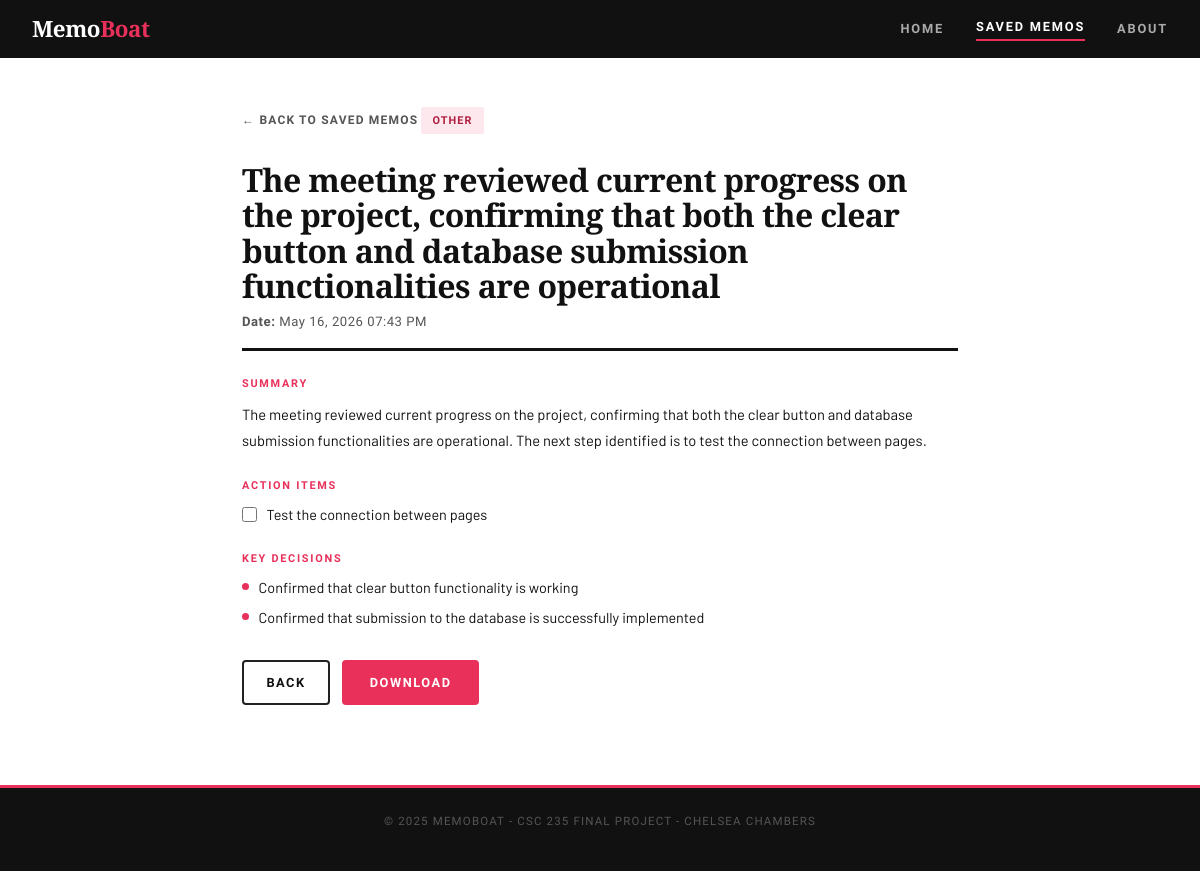
The page /memo/1 on the database its author committed.
### tables this page shows
CREATE TABLE meeting_types (
        type_id INTEGER PRIMARY KEY AUTOINCREMENT,
        type_name TEXT NOT NULL
    );

CREATE TABLE transcripts (
        transcript_id INTEGER PRIMARY KEY AUTOINCREMENT,
        type_id INTEGER NOT NULL,
        raw_notes TEXT NOT NULL,
        timestamp TEXT NOT NULL,
        FOREIGN KEY (type_id) REFERENCES meeting_types(type_id)
    );

CREATE TABLE summaries (
        summary_id INTEGER PRIMARY KEY AUTOINCREMENT,
        transcript_id INTEGER NOT NULL,
        summary TEXT NOT NULL,
        action_items TEXT NOT NULL,
        key_decisions TEXT NOT NULL,
        FOREIGN KEY (transcript_id) REFERENCES transcripts(transcript_id)
    );

### app.py (the view)
@app.route("/memo/<int:memo_id>")
def view_memo(memo_id):
    conn = get_db()
    row = conn.execute("""
        SELECT t.transcript_id, t.timestamp, s.summary, s.action_items, s.key_decisions, mt.type_name
        FROM transcripts t
        JOIN summaries s ON t.transcript_id = s.transcript_id
        JOIN meeting_types mt ON t.type_id = mt.type_id
        WHERE t.transcript_id = ?
    """, (memo_id,)).fetchone()
    conn.close()
    if row is None:
        return "Memo not found", 404
    memo = {
        "id":           row["transcript_id"],
        "timestamp":    row["timestamp"],
        "title":        row["summary"].split(".")[0].strip(),
        "summary":      row["summary"],
        "action_items": json.loads(row["action_items"]),
        "key_decisions":json.loads(row["key_decisions"]),
        "type_name":    row["type_name"]
    }
    return render_template("memo.html", memo=memo)

### app.py (called while the page is built)
def get_db():
    conn = sqlite3.connect("memoboat.db")
    conn.row_factory = sqlite3.Row
    return conn

### templates/memo.html (shortened to what this page needs)
<!DOCTYPE html>
<html lang="en">
<head>
  <link href="https://cdn.jsdelivr.net/npm/bootstrap@5.3.3/dist/css/bootstrap.min.css" rel="stylesheet" />
  <link rel="stylesheet" href="{{ url_for('static', filename='style.css') }}" />
</head>
<body>
  <nav class="mb-nav">
    <div class="mb-nav-inner">
      <a href="{{ url_for('index') }}" class="mb-logo">Memo<span>Boat</span></a>
      <div class="mb-nav-links">
        <a href="{{ url_for('index') }}">Home</a>
        <a href="{{ url_for('memos_page') }}" class="active">Saved Memos</a>
        <a href="{{ url_for('about') }}">About</a>
      </div>
    </div>
  </nav>
  <div class="mb-memo-page">
    <a href="{{ url_for('memos_page') }}" class="mb-back-link">&larr; Back to Saved Memos</a>
    <span class="mb-tag">{{ memo.type_name }}</span>
    <h1 class="mb-memo-title">{{ memo.title }}</h1>
    <div class="mb-memo-meta">
      <span><strong>Date:</strong> {{ memo.timestamp }}</span>
    </div>
    <hr class="mb-divider" />
    <span class="mb-section-label">Summary</span>
    <p class="mb-body-text">{{ memo.summary }}</p>
    <span class="mb-section-label">Action Items</span>
    <ul class="mb-checklist">
      {% for item in memo.action_items %}
        <li>
          <input type="checkbox" id="action-{{ loop.index }}" onchange="toggleItem(this)">
          <span>{{ item }}</span>
        </li>
      {% endfor %}
    </ul>
    <span class="mb-section-label">Key Decisions</span>
    <ul class="mb-bullet-list">
      {% for decision in memo.key_decisions %}
        <li>{{ decision }}</li>
      {% endfor %}
    </ul>
    <div class="mb-memo-footer">
      <a href="{{ url_for('memos_page') }}" class="mb-btn mb-btn-secondary">Back</a>
      <button class="mb-btn mb-btn-primary" onclick="downloadThisMemo()">Download</button>
    </div>
  </div>
  <footer class="mb-footer">
    <p>&copy; 2025 MemoBoat - CSC 235 Final Project - Chelsea Chambers</p>
  </footer>
</body>
</html>

### static/style.css (style rules this page uses)
:root { --rose: #e8305a; --rose-lt: #fde8ee; --rose-dark: #b01f3f; --ink: #111111; --ink-mid: #555555; --ink-light: #999999; --white: #ffffff; --off-white: #f9f9f7; --border: #e0e0e0; --border-dark:#222222; --display: 'Playfair Display', Georgia, serif; --body: 'Barlow', sans-serif; --cond: 'Barlow Condensed', sans-serif; --radius: 4px; }
*, *::before, *::after { box-sizing: border-box; margin: 0; padding: 0; }
html { scroll-behavior: smooth; }
body { font-family: var(--body); color: var(--ink); background: var(--white); font-size: 15px; line-height: 1.6; }
.mb-nav { background: var(--ink); position: sticky; top: 0; z-index: 100; }
.mb-nav-inner { max-width: 1200px; margin: 0 auto; padding: 0 2rem; height: 58px; display: flex; align-items: center; justify-content: space-between; }
.mb-logo { font-family: var(--display); font-size: 1.4rem; font-weight: 900; color: var(--white); text-decoration: none; letter-spacing: -0.02em; }
.mb-logo span { color: var(--rose); }
.mb-nav-links { display: flex; gap: 2rem; align-items: center; }
.mb-nav-links a { font-family: var(--cond); font-size: 0.8rem; font-weight: 700; letter-spacing: 0.14em; text-transform: uppercase; color: #aaaaaa; text-decoration: none; transition: color 0.15s; }
.mb-nav-links a:hover, .mb-nav-links a.active { color: var(--white); }
.mb-nav-links a.active { border-bottom: 2px solid var(--rose); padding-bottom: 2px; }
.mb-btn { display: inline-block; font-family: var(--cond); font-size: 0.8rem; font-weight: 700; letter-spacing: 0.12em; text-transform: uppercase; cursor: pointer; transition: all 0.15s; text-decoration: none; border-radius: var(--radius); }
.mb-btn-primary { background: var(--rose); color: var(--white); border: 2px solid var(--rose); padding: 0.65rem 1.6rem; }
.mb-btn-secondary { background: transparent; color: var(--ink); border: 2px solid var(--border-dark); padding: 0.65rem 1.4rem; }
.mb-section-label { font-family: var(--cond); font-size: 0.68rem; font-weight: 700; letter-spacing: 0.16em; text-transform: uppercase; color: var(--rose); margin-bottom: 0.6rem; margin-top: 1.5rem; display: block; }
.mb-memo-title { font-family: var(--display); font-size: 2rem; font-weight: 700; letter-spacing: -0.02em; color: var(--ink); line-height: 1.1; }
.mb-memo-meta { display: flex; gap: 1.5rem; font-size: 0.82rem; color: var(--ink-mid); margin: 0.5rem 0 1rem; font-family: var(--cond); letter-spacing: 0.04em; }
.mb-divider { border: none; border-top: 3px solid var(--ink); margin-bottom: 0.5rem; opacity: 1; }
.mb-body-text { font-size: 0.92rem; color: var(--ink); line-height: 1.75; }
.mb-checklist { list-style: none; padding: 0; display: flex; flex-direction: column; gap: 0.6rem; }
.mb-checklist li { display: flex; align-items: flex-start; gap: 0.6rem; font-size: 0.9rem; line-height: 1.5; }
.mb-checklist input[type="checkbox"] { margin-top: 3px; accent-color: var(--rose); width: 15px; height: 15px; cursor: pointer; flex-shrink: 0; }
.mb-bullet-list { list-style: none; padding: 0; display: flex; flex-direction: column; gap: 0.5rem; }
.mb-bullet-list li { display: flex; align-items: flex-start; gap: 0.6rem; font-size: 0.9rem; line-height: 1.5; }
.mb-bullet-list li::before { content: ''; width: 7px; height: 7px; border-radius: 50%; background: var(--rose); margin-top: 6px; flex-shrink: 0; }
.mb-memo-footer { margin-top: 2rem; display: flex; gap: 0.75rem; }
.mb-memo-page { max-width: 780px; margin: 0 auto; padding: 3rem 2rem 5rem; }
.mb-back-link { font-family: var(--cond); font-size: 0.75rem; font-weight: 700; letter-spacing: 0.1em; text-transform: uppercase; color: var(--ink-mid); text-decoration: none; display: inline-flex; align-items: center; gap: 0.4rem; margin-bottom: 2rem; transition: color 0.15s; }
.mb-memo-page .mb-divider { margin: 1rem 0 1.5rem; }
.mb-tag { display: inline-block; font-family: var(--cond); font-size: 0.68rem; font-weight: 700; letter-spacing: 0.1em; text-transform: uppercase; background: var(--rose-lt); color: var(--rose-dark); padding: 0.3rem 0.7rem; border-radius: 2px; margin-bottom: 1rem; }
.mb-footer { background: var(--ink); border-top: 3px solid var(--rose); padding: 1.5rem 2rem; text-align: center; }
.mb-footer p { font-family: var(--cond); font-size: 0.72rem; letter-spacing: 0.1em; text-transform: uppercase; color: #555555; }

### rows shown on the page
meeting_types: type_name "OTHER"
transcripts: timestamp "May 16, 2026 07:43 PM"
summaries: summary "The meeting reviewed current progress on the project, confirming that both the clear button and database submission functionalities are operational. The next step identified is to test the connection between pages."

### other values the page prints
{{ memo.title }} "The meeting reviewed current progress on the project, confirming that both the clear button and database submission functionalities are operational"
{{ item }} "Test the connection between pages"
{{ decision }} "Confirmed that clear button functionality is working" "Confirmed that submission to the database is successfully implemented"
